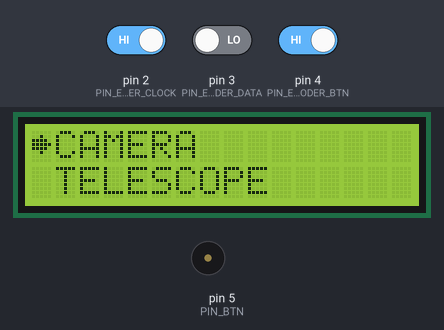
Simulated run of this sketch. Board: Arduino Uno, built with avr-gcc and run on an emulated ATmega328P. Shown: 16×2 character LCD, buzzer (waves = sounding). The test bench sets the inputs (shaded band); at power-on: pin 4 (PIN_ENCODER_BTN) HIGH, pin 2 (PIN_ENCODER_CLOCK) HIGH, pin 3 (PIN_ENCODER_DATA) LOW.

Above: at 1.2 s.
1.3 s: pin 4 (PIN_ENCODER_BTN) driven LOW
At 1.45 s:
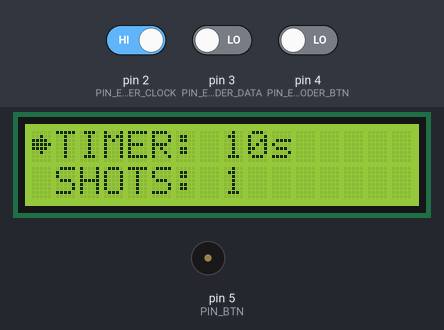
3.1 s: pin 4 (PIN_ENCODER_BTN) driven HIGH
At 4.2 s:
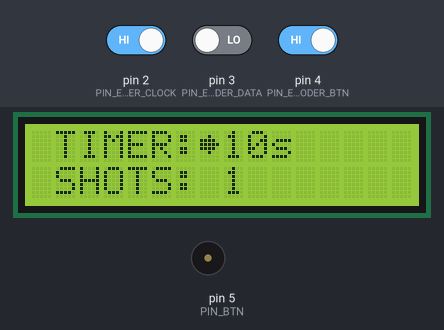
4.6 s: pin 2 (PIN_ENCODER_CLOCK) driven LOW
At 5.0 s:
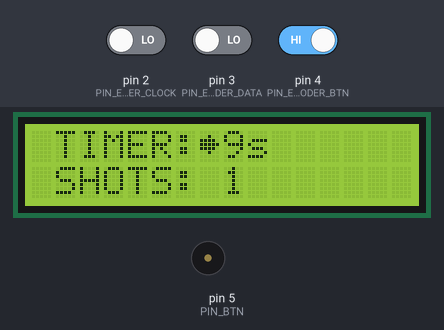
6.1 s: pin 4 (PIN_ENCODER_BTN) driven LOW
At 6.25 s:
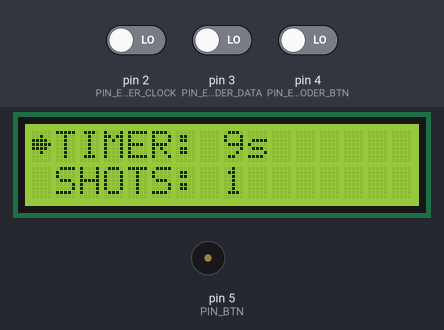
Timing chart, 0 to 8.6 s (numbered marks = the images above; inputs shaded):
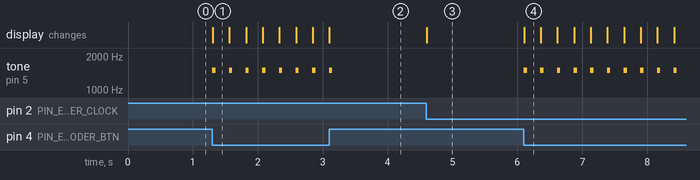

Measured:
- after the input at 1.3 s, tone on pin 5 (PIN_BTN): alternates 1500 Hz for 0.05 s and silent for 0.21 s, starting at once; the display: changes at once (image 1)
- after the input at 3.1 s, tone on pin 5 (PIN_BTN): goes on until 3.1 s, then stays silent
- after the input at 4.6 s, the display: changes at once (image 3)
- after the input at 6.1 s, tone on pin 5 (PIN_BTN): alternates 1500 Hz for 0.05 s and silent for 0.21 s, starting at once; the display: changes at once (image 4)

The sketch:

Main.ino
```cpp
/*========================================*/
/*             ARDUINO PINOUT             */
/*========================================*/
/* - A0 --> Battery level.                */
/* - D0 -->                               */
/* - D1 -->                               */
/* - D2 --> Encoder CLOCK.                */
/* - D3 --> Encoder DATA.                 */
/* - D4 --> Encoder PUSHBUTTON.           */
/* - D5 --> Buzzer.                       */
/* - D6 -->                               */
/* - D7 --> LCD E.                        */
/* - D8 --> LCD RS.                       */
/* - D9 --> LCD backlight ON/OFF.         */
/* - D10--> LCD DB7.                      */
/* - D11--> LCD DB6.                      */
/* - D12--> LCD DB5.                      */
/* - D13--> LCD DB4.                      */
/*========================================*/

#include <LiquidCrystal.h>
#include <EEPROM.h>
#include <avr/sleep.h>
#include <avr/power.h>
#include <avr/wdt.h>

/*========================================*/
/*             DATA MANAGEMENT            */
/*========================================*/

#define ADDR_SPD    0    // Speed 1 byte (0 - 255).
#define ADDR_TMR    1    // Delay time 2 byte (0 - 900).

struct settings
{
  int     motorSpeed;
  int     delayTime;
};

settings userSettings;


struct Camera {
    int timer = 10;
};

Camera camera;

int cameraTimer = 10;
int cameraShots = 1;
bool cameraRun = false;
String cameraRunString = "False";


void loadEEPROM() {
  // Only speed, delay time and heater mode are stored in EEPROM.
  userSettings.motorSpeed = EEPROM.read(ADDR_SPD);
  userSettings.delayTime = (EEPROM.read(ADDR_TMR) << 8) | EEPROM.read(ADDR_TMR + 1);
}

void writeEEPROM(int address, int value) {
  // EEPROM takes 3.3ms to write a cell.
  // Timer data requires 2 byte (storing mode: little endian).
  if(address == ADDR_TMR) {
    EEPROM.write(address, highByte(value));
    delay(5);
    EEPROM.write(address + 1, lowByte(value));
    delay(5);
  }else{
    // Other data requires only 1 byte.
    EEPROM.write(address, byte(value));
    delay(5);
  }
}

/*========================================*/
/*               SLEEP MODE               */
/*========================================*/

ISR(WDT_vect) {
  // Dummy function to avoid microcontroller reset.
}

void enterSleep(int sleepTime) {
  set_sleep_mode(SLEEP_MODE_PWR_DOWN);
  sleep_enable();
  wdt_enable(sleepTime);
  // Now enter sleep mode.
  sleep_mode();
  // The program will continue from here after the WDT timeout.
  wdt_disable();
  // First thing to do is disable sleep.
  sleep_disable();
}
/*
void setupWDT() {
  //Clear the reset flag.
  MCUSR &= ~ (1 << WDRF);
  //In order to change WDE or the prescaler, we need to
  //set WDCE (This will allow updates for 4 clock cycles).
  WDTCSR |= (1 << WDCE) | (1 << WDE);
  //set new watchdog timeout prescaler value (1.0 seconds)
  WDTCSR = 1 << WDP1 | 1 << WDP2;
  //Enable the WD interrupt (note no reset).
  WDTCSR |= _BV(WDIE);
}

/*========================================*/
/*             LCD MANAGEMENT             */
/*========================================*/

#define PIN_BACKLIGHT   9

#define M_MAIN          00
#define M_SETTINGS      90
#define M_CAMERA        91
#define M_TELESCOPE     92

#define S_HEAT          0
#define S_ARROW         1
#define S_CHECKSUM      2
#define S_TIMEOUT       3
#define S_ERROR         4

uint8_t symbol_heat[8]      = {0x1F,0x11,0x1F,0x11,0x1F,0x11,0x1F,0x00};
uint8_t symbol_arrow[8]     = {0x00,0x04,0x1E,0x1F,0x1E,0x04,0x00,0x00};
uint8_t symbol_checksum[8]  = {0x1F,0x19,0x17,0x17,0x17,0x19,0x1F,0x1F};
uint8_t symbol_timeout[8]   = {0x1F,0x11,0x1B,0x1B,0x1B,0x1B,0x1F,0x1F};
uint8_t symbol_error[8]     = {0x1F,0x11,0x17,0x13,0x17,0x11,0x1F,0x1F};

LiquidCrystal lcd(8, 7, 13, 12, 11, 10);

int pointingRow = 0;
int menu = M_SETTINGS;
bool actionRequest = false;
bool editingParameter = false;
int modifier = 0;

void loadCustomSymbols() {
  lcd.createChar(S_HEAT, symbol_heat);
  lcd.createChar(S_ARROW, symbol_arrow);
  lcd.createChar(S_CHECKSUM, symbol_checksum);
  lcd.createChar(S_TIMEOUT, symbol_timeout);
  lcd.createChar(S_ERROR, symbol_error);
}

void scrollItems(String items[], int numOfItems) {

  lcd.clear();
  // Limit row index.
  if (pointingRow < 0) {
    pointingRow = 0;
  } else if (pointingRow > numOfItems - 1) {
    pointingRow = numOfItems - 1;
  }
  // Update pointer position.
  int column = 0;
  if (editingParameter) {
    column = 7;
  } else {
    column = 0;
  }
  // Scroll through items.
  if (pointingRow < 2) {
    lcd.setCursor(1, 0);
    lcd.print(items[0]);
    lcd.setCursor(1, 1);
    lcd.print(items[1]);
  } else if ((pointingRow < numOfItems) && (pointingRow % 2 == 0)) {
    lcd.setCursor(1, 0);
    lcd.print(items[pointingRow]);
    lcd.setCursor(1, 1);
    lcd.print(items[pointingRow + 1]);
  } else if ((pointingRow < numOfItems) && (pointingRow % 2 != 0)) {
    lcd.setCursor(1, 0);
    lcd.print(items[pointingRow - 1]);
    lcd.setCursor(1, 1);
    lcd.print(items[pointingRow]);
  }
  // Arrow animation.
  if (pointingRow % 2 == 0) {
    lcd.setCursor(column, 0);
    lcd.write(byte(S_ARROW));
  } else {
    lcd.setCursor(column, 1);
    lcd.write(byte(S_ARROW));
  }

  // DEBUG.
  //lcd.setCursor(15, 0);
  //lcd.print(pointingRow);
  //lcd.setCursor(14, 1);
  //lcd.print(menu);
}

void navigateMenu(int menuID) {

  switch (menuID) {

    case M_SETTINGS: {
      String settings[2] = {"CAMERA", "TELESCOPE"};
	  int numOfItems = sizeof(settings) / sizeof(String);
	  if (actionRequest) {
		// Handle button pressure.
		actionRequest = false;
	    switch (pointingRow) {
	      case 0: {
			menu = M_CAMERA;
			pointingRow = 0;
		    break;
		  }
		  case 1: {
			menu = M_TELESCOPE;
			pointingRow = 0;
		    break;
		  }
		}
	    navigateMenu(menu);
	  } else {
		// Scroll item list.
        scrollItems(settings, numOfItems);
      }
	  break;
	}

    case M_CAMERA: {
        // Handle parameter edit.
        if (editingParameter) {
            switch (pointingRow) {
                case 0: {
                    if (cameraTimer + modifier > 0) {
                        cameraTimer += modifier;
                    }
                    break;
                }
                case 1: {
                    if (cameraShots + modifier > 0) {
                        cameraShots += modifier;
                    }
                    break;
                }
                case 2: {
                    if( modifier != 0) {
                        if (cameraRun) {
                            cameraRun = false;
                            cameraRunString = "False";
                        } else {
                            cameraRun = true;
                            cameraRunString = "True";
                        }
                    }
                    break;
                }
            }

        }
        String camera[4] = {"TIMER: " + String(cameraTimer) + "s", "SHOTS: " + String(cameraShots) + "", "RUN:   " + cameraRunString, "BACK"};
        int numOfItems = sizeof(camera) / sizeof(String);

        // Handle button pressure.
        if (actionRequest) {
            actionRequest = false;
            modifier = 0;
            switch (pointingRow) {
                case 0: {
                    editingParameter = true;
                    break;
                }
                case 1: {
                    editingParameter = true;
                    break;
                }
                case 2: {
                    editingParameter = true;
                    break;
                }
                case 3: {
                    menu = M_SETTINGS;
                    pointingRow = 0;
                    break;
                }
            }
		    navigateMenu(menu);
	    } else {
            scrollItems(camera, numOfItems);
	    }
	    break;
	}

	case M_TELESCOPE: {

        break;
	}

    default: {
      break;
    }
  }
}

void pointerMoveDown() {
  if (editingParameter) {
    modifier = 1;
  } else {
    pointingRow += 1;
  }
  navigateMenu(menu);
}

void pointerMoveUp() {
  if (editingParameter) {
    modifier = -1;
  } else {
    pointingRow -= 1;
  }
  navigateMenu(menu);
}

// TODO: Optimize...
void runTimer() {
  while(1) {
    lcd.setCursor(13,1);
    lcd.print(F(">  "));
    delay(200);
    lcd.setCursor(13,1);
    lcd.print(F(">> "));
    delay(200);
    lcd.setCursor(13,1);
    lcd.print(F(">>>"));
    delay(200);
    lcd.setCursor(13,1);
    lcd.print(F(" >>"));
    delay(200);
    lcd.setCursor(13,1);
    lcd.print(F("  >"));
    delay(200);
  }
}

void backlightON() {
    digitalWrite(PIN_BACKLIGHT, HIGH);
}

void backlightOFF() {
    digitalWrite(PIN_BACKLIGHT, LOW);
}

/*========================================*/
/*                 BUZZER                 */
/*========================================*/

void beep() {
    tone(5, 1500, 50);
}

/*========================================*/
/*         ENCODER FUNCTIONALITIES        */
/*========================================*/

#define PIN_ENCODER_CLOCK 2
#define PIN_ENCODER_DATA  3
#define PIN_ENCODER_BTN   4

int actualState;
int previousState;
bool buttonPressed = false;
int idleTime_ms = 0;

void encoderRead() {
    // Check if button is pressed.
    if (digitalRead(PIN_ENCODER_BTN) == LOW) {
        beep();
        idleTime_ms = 0;
        buttonPressed = true;
        if (editingParameter) {
            // Exit editing.
            editingParameter = false;
            } else {
            // Action requested.
            actionRequest = true;
        }
	    navigateMenu(menu);
        // Software debouncing.
	    delay(250);
	    buttonPressed = false;
    } else {
        // Reads the "actual" state of the clock pin.
        actualState = digitalRead(PIN_ENCODER_CLOCK);
        // If the previous and the actual state of the clock are different, that means a step has occured.
        if (actualState != previousState) {
            idleTime_ms = 0;
            // If the data state is different to the clock state, that means the encoder is rotating clockwise.
            if (digitalRead(PIN_ENCODER_DATA) != actualState) {
                pointerMoveDown();
            } else {
                pointerMoveUp();
            }
        }
    }
    // Updates the previous state of the clock with the current state.
    previousState = actualState;
    // Increase idle time.
    idleTime_ms += 1;
    delay(1);
}


/*========================================*/
/*            BATERY MANAGEMENT           */
/*========================================*/


/*========================================*/
/*            CAMERA TRIGGERING           */
/*========================================*/

#define PIN_CAMERA  4
#define PIN_LED     6

void takePhoto(int numPhotos) {
  for(int j = 0; j < numPhotos; ++j) {
    digitalWrite(PIN_CAMERA, HIGH);
    delay(500);
    digitalWrite(PIN_CAMERA, LOW);
    for(int i = 0; i < userSettings.delayTime; ++i) {
      enterSleep(WDTO_1S);
    }
  }
}

/*========================================*/
/*              MAIN ROUTINES             */
/*========================================*/

#define PIN_BTN   5
#define PIN_BCKL  9

void setup() {
  wdt_disable();
  //pinMode(BZZ, OUTPUT);
  //pinMode(PIN_MOTOR, OUTPUT);
  //pinMode(PIN_CAMERA, OUTPUT);
  //pinMode(PIN_BCKL, OUTPUT);

  // Encoder initialization.
  pinMode(PIN_ENCODER_CLOCK, INPUT);
  pinMode(PIN_ENCODER_DATA, INPUT);
  pinMode(PIN_ENCODER_BTN, INPUT);
  previousState = digitalRead(PIN_ENCODER_CLOCK);
  // LCD initialization.
  loadCustomSymbols();
  lcd.begin(16, 2);
  navigateMenu(M_SETTINGS);
  // Load saved settings.
  loadEEPROM();
  //setupWDT();
  //http://www.leonardomiliani.com/2013/impariamo-ad-usare-il-watchdog-1/
}

void loop() {
  encoderRead();
  if (idleTime_ms > 5000) {
      backlightOFF();
      idleTime_ms = 5000;
  } else {
      backlightON();
  }
  // pointerSelection();
  // if(digitalRead(PIN_BTN) == HIGH) {
    // delay(250);
    // while(digitalRead(PIN_BTN) == LOW) {
      // delay(250);
      // pointerMoveDown();
      // lcd.setCursor(pointer + 1, 1);
      // getPOT(menu + 91);
      // lcd.print(F(" "));
      // mainMenu();
    // }
    // lcd.setCursor(pointer + 1, 1);
    // //Non-optimized EEPROM data saving.
    // writeEEPROM(ADDR_SPD, userSettings.motorSpeed);
    // writeEEPROM(ADDR_TMR, userSettings.delayTime);
    // writeEEPROM(ADDR_HTR, userSettings.dewMode);
    // pointerMoveUp();
  // }
  // delay(250);
}

// Remeber AREF!!!
```
